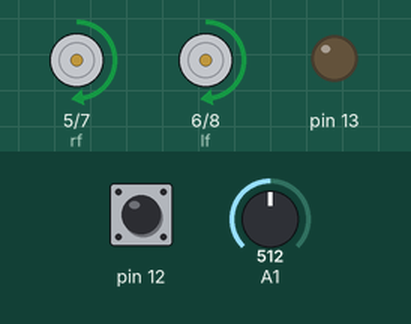
The sketch below on a simulated Arduino Uno, built with avr-gcc and run on an emulated ATmega328P. Parts: motor-driver pin pairs drawn as motors (green arrow = first pin HIGH = forward, orange = second pin HIGH = backward, longer = more drive), output pins drawn as LEDs (lit = HIGH). Inputs (shaded band) come from the test bench; at power-on: pin 12 HIGH, A1 = 512. EEPROM starts erased.

Above: at 1.2 s.
1.3 s: pin 12 pulled LOW for 0.15 s
At 1.6 s:
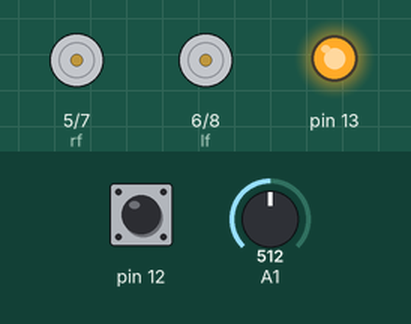
At 10.1 s:
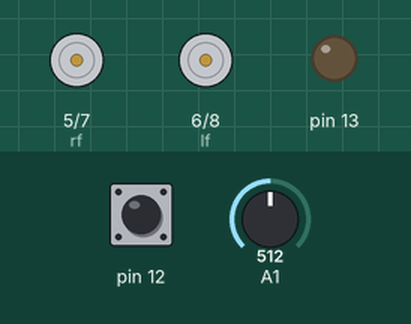
Timing chart, 0 to 10.3 s (numbered marks = the images above; inputs shaded):
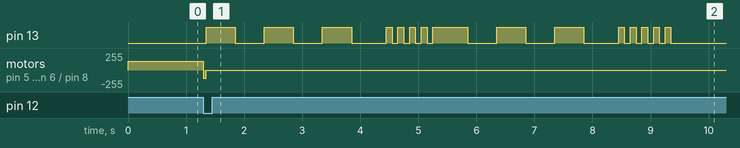

Measured:
- after the input at 1.3 s, pin 13: LOW → HIGH after 0.05 s, → LOW 0.50 s later, → HIGH 0.50 s later, → LOW 0.50 s later, … (30 changes in this stretch); motor on pin 5 (rf) / pin 7 (rb), motor on pin 6 (lf) / pin 8 (lb): forward 128/255 → stopped at once

The sketch:

dark_runner.ino
```cpp
/*
 * this code has been developed by Ayandeep Dutta
 */
#include <EEPROM.h>

#define rf 5
#define lf 6
#define rb 7
#define lb 8

boolean is_moving=false;
int b_level;

void setup() {
  //Serial.begin(115200);

  pinMode(12,INPUT_PULLUP);
  pinMode(13,OUTPUT);

  pinMode(A1,INPUT);
  pinMode(rf,OUTPUT);
  pinMode(rb,OUTPUT);
  pinMode(lf,OUTPUT);
  pinMode(lb,OUTPUT);

  b_level=EEPROM.read(0)*4;
}

void set_level(){
  //notify user of initiation
  for (int i=0;i<3;i++){
    digitalWrite(13, 1);
    delay(500);
    digitalWrite(13, 0);
    delay(500);
  }
  int sb=0, sd=0, v=1;

  //set brightness value
  for (int i=0;i<10;i++){
    sb+=analogRead(A1);
    delay(100);
    digitalWrite(13, v);
    v=(v==1)?0:1;
  }
  sb=sb/40;


  for (int i=0;i<3;i++){
    digitalWrite(13, 1);
    delay(500);
    digitalWrite(13, 0);
    delay(500);
  }

  //set darkness value
  for (int i=0;i<10;i++){
    sd+=analogRead(A1);
    delay(100);
    digitalWrite(13, v);
    v=(v==1)?0:1;
  }
  sd=sd/40;

  int val=(sd+sb)/2;

  EEPROM.write(0, val);//write to byte 0 of eeprom
  b_level=val*4;
}

void go(){
  analogWrite(rf, 128);
  analogWrite(lf, 128);

  digitalWrite(rb, 0);
  digitalWrite(lb, 0);

  is_moving = true;

}

void halt(){
  digitalWrite(rb, HIGH);
  digitalWrite(lb, HIGH);
  delay(50);

  digitalWrite(rb, LOW);
  digitalWrite(rf, LOW);
  digitalWrite(lb, LOW);
  digitalWrite(lf, LOW);
  is_moving = false;

}

void loop() {

  if(digitalRead(12)==LOW){ halt();set_level(); }

  int val=analogRead(A1);

  if (val<b_level){//dark
    if(!is_moving){go();}
  }
  else{//bright
    if(is_moving){halt();}
  }
}
```
